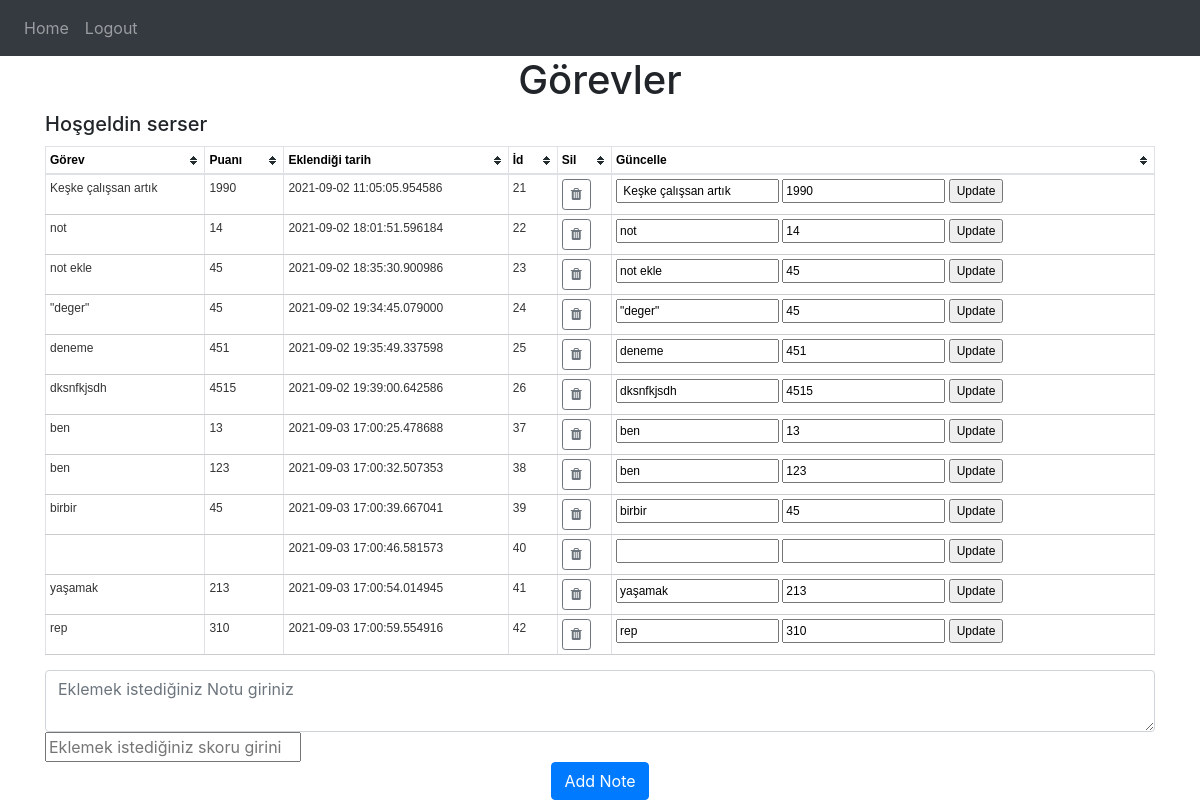
Page / (signed in) on the earlier database version.
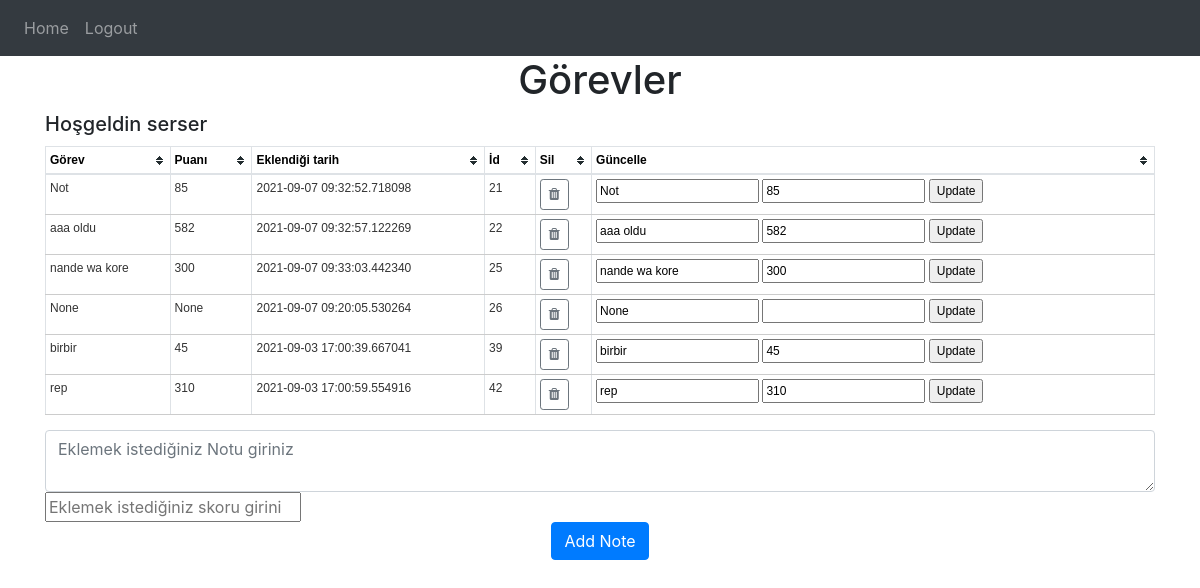
Same page on the later database version.
### website/models.py (models this page shows)
class User(db.Model, UserMixin):
    id = db.Column(db.Integer, primary_key=True)
    email = db.Column(db.String(150), unique=True)
    password = db.Column(db.String(150))
    first_name = db.Column(db.String(150))
    notes = db.relationship('Task')

class Task(db.Model):
    id = db.Column(db.Integer, primary_key=True)
    data = db.Column(db.String(10000))
    date = db.Column(db.DateTime(), default=datetime.now)
    user_id = db.Column(db.Integer, db.ForeignKey('user.id'))
    task_point = db.Column(db.Integer)

### website/views.py (the view)
@views.route('/', methods=['GET', 'POST'])
@login_required
def home():
    if request.method == 'POST':
        note = request.values.get('note')
        score = request.values.get('score')
        new_note = Task(data=note, task_point=score, user_id=current_user.id)
        db.session.add(new_note)
        db.session.commit()
    return render_template("home.html", user=current_user, name=current_user.first_name)

### website/__init__.py (called while the page is built)
def create_app():
    app = Flask(__name__)
    app.config['SECRET_KEY'] = 'hjshjhdjah kjshkjdhjs'
    app.config['SQLALCHEMY_DATABASE_URI'] = f'sqlite:///{DB_NAME}'
    app.config['SQLALCHEMY_TRACK_MODIFICATIONS'] = False
    db.init_app(app)
    from .views import views
    from .auth import auth
    app.register_blueprint(views, url_prefix='/')
    app.register_blueprint(auth, url_prefix='/')
    from .models import User, Task
    create_database(app)
    login_manager = LoginManager()
    login_manager.login_view = 'auth.login'
    login_manager.init_app(app)
    @login_manager.user_loader
    def load_user(id):
        return User.query.get(int(id))
    return app

### website/templates/home.html
{% extends "base.html" %} {% block title %}Görevler{% endblock %} {% block content %}
<h1 align="center">Görevler</h1>
<h5 class="title">Hoşgeldin {{name}}</h5>
<table id=sort class="table table-striped table-bordered table-sm " cellspacing="0" width="100%">
    <thead>
    <tr>
        <th class="th-sm">Görev
        </th>
        <th class="th-sm">Puanı
        </th>
        <th class="th-sm">Eklendiği tarih
        </th>
        <th class="th-sm">İd</th>
        <th class="th-sm">Sil</th>
        <th class="th-sm">Güncelle</th>
    </tr>
    </thead>
    <tbody>
    {% for note in user.notes %}
    <tr>
        <td> {{ note.data }}</td>
        <td>{{ note.task_point }}</td>
        <td>{{ note.date }}</td>
        <td>{{note.id}}</td>
        <td>
            <button class="btn btn-outline-secondary btn-sm remove" data-source="{{note.id}}"
                    type="button"><i class="fa fa-trash fa-1" aria-hidden="true"></i>
            </button>
        </td>
        <td>
            <form method="POST" class="update" action="http://127.0.0.1:5000/edit/{{note.id}}">
                <input type="text" value="{{note.data}}" name="updated_note">
                <input type="number" value="{{note.task_point}}" name="updated_score">
                <input type="submit" value="Update">
            </form>
        </td>
    </tr>
    {% endfor %}
    </tbody>
</table>
<form action="" id="addTask">
    <div class="">
        <textarea name="note" id="note" class="form-control" placeholder="Eklemek istediğiniz Notu giriniz"></textarea>
        <input name="score" id="score" type="number" placeholder="Eklemek istediğiniz skoru giriniz">
        <div align="center">
            <button type="submit" class="btn btn-primary">Add Note</button>
        </div>
    </div>
</form>
{% endblock %}

### website/templates/base.html (shortened to what this page needs)
<!DOCTYPE html>
<html lang="en">
<head>
    <link rel="stylesheet" href="/static/css/bootstrap.min.css">
    <link rel="stylesheet" href="/static/css/theme.default.css">
    <link rel="stylesheet" href="https://stackpath.bootstrapcdn.com/font-awesome/4.7.0/css/font-awesome.min.css"/>
</head>
<body>
<nav class="navbar navbar-expand-lg navbar-dark bg-dark">
    <div class="collapse navbar-collapse" id="navbar">
        <div class="navbar-nav">
            {% if user.is_authenticated %}
            <a class="nav-item nav-link" id="home" href="/">Home</a>
            <a class="nav-item nav-link" id="logout" href="/logout">Logout</a>
            {% else %}
            <a class="nav-item nav-link" id="login" href="/login">Login</a>
            <a class="nav-item nav-link" id="signUp" href="/sign-up">Sign Up</a>
            {% endif %}
        </div>
    </div>
</nav>
<div class="container">{% block content %} {% endblock %}</div>
</body>
</html>

### website/static/css/theme.default.css (style rules this page uses)
.tablesorter-default { width: 100%; font: 12px/18px Arial, Sans-serif; color: #333; background-color: #fff; border-spacing: 0; margin: 10px 0 15px; text-align: left; }
.tablesorter-default th, .tablesorter-default thead td { font: bold 12px/18px Arial, Sans-serif; color: #000; background-color: #fff; border-collapse: collapse; border-bottom: #ccc 2px solid; padding: 0; }
.tablesorter-default .header, .tablesorter-default .tablesorter-header { background-position: center right; background-repeat: no-repeat; cursor: pointer; white-space: normal; padding: 4px 20px 4px 4px; }
.tablesorter-default td { background-color: #fff; border-bottom: #ccc 1px solid; padding: 4px; vertical-align: top; }

### website/templates/base.html (style rules this page uses)
textarea { float: left; }

Differences in the rows shown:
removed Task: data "not ekle", task_point "45", date "2021-09-02 18:35:30.900986", id "23", updated_note "not ekle", updated_score "45"
removed Task: data "\"deger\"", task_point "45", date "2021-09-02 19:34:45.079000", id "24", updated_note "\"deger\"", updated_score "45"
removed Task: data "ben", task_point "13", date "2021-09-03 17:00:25.478688", id "37", updated_note "ben", updated_score "13"
removed Task: data "ben", task_point "123", date "2021-09-03 17:00:32.507353", id "38", updated_note "ben", updated_score "123"
removed Task: date "2021-09-03 17:00:46.581573", id "40"
removed Task: data "yaşamak", task_point "213", date "2021-09-03 17:00:54.014945", id "41", updated_note "yaşamak", updated_score "213"
changed Task id 21: data "Keşke çalışsan artık" → "Not"; task_point "1990" → "85"; date "2021-09-02 11:05:05.954586" → "2021-09-07 09:32:52.718098"; updated_note "Keşke çalışsan artık" → "Not"; updated_score "1990" → "85"
changed Task id 22: data "not" → "aaa oldu"; task_point "14" → "582"; date "2021-09-02 18:01:51.596184" → "2021-09-07 09:32:57.122269"; updated_note "not" → "aaa oldu"; updated_score "14" → "582"
changed Task id 25: data "deneme" → "nande wa kore"; task_point "451" → "300"; date "2021-09-02 19:35:49.337598" → "2021-09-07 09:33:03.442340"; updated_note "deneme" → "nande wa kore"; updated_score "451" → "300"
changed Task id 26: data "dksnfkjsdh" → "None"; task_point "4515" → "None"; date "2021-09-02 19:39:00.642586" → "2021-09-07 09:20:05.530264"; updated_note "dksnfkjsdh" → "None"; updated_score "4515" → (not shown)
